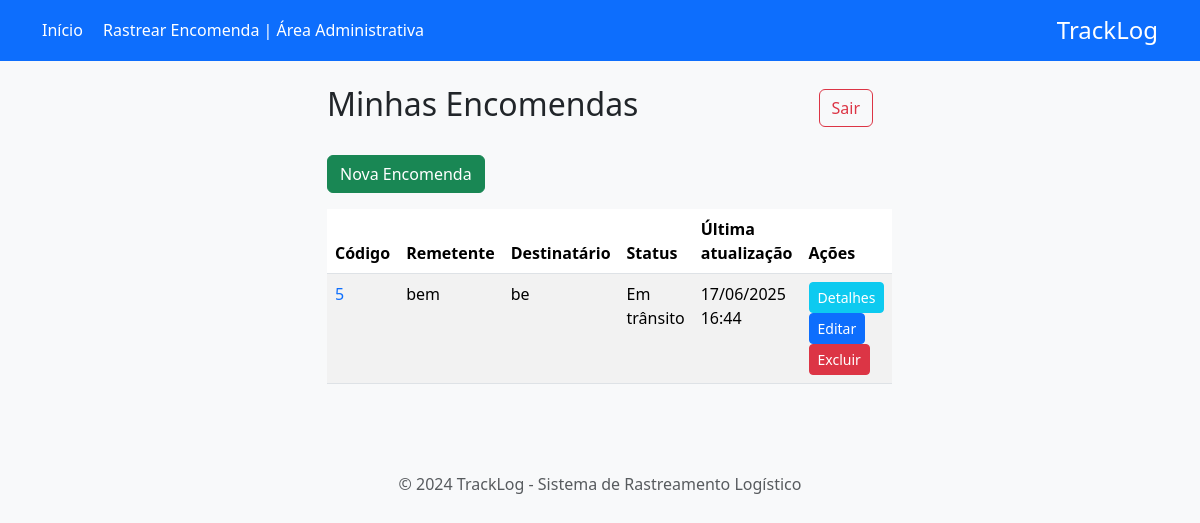
Before: /encomendas/ (signed in) with the older database file.
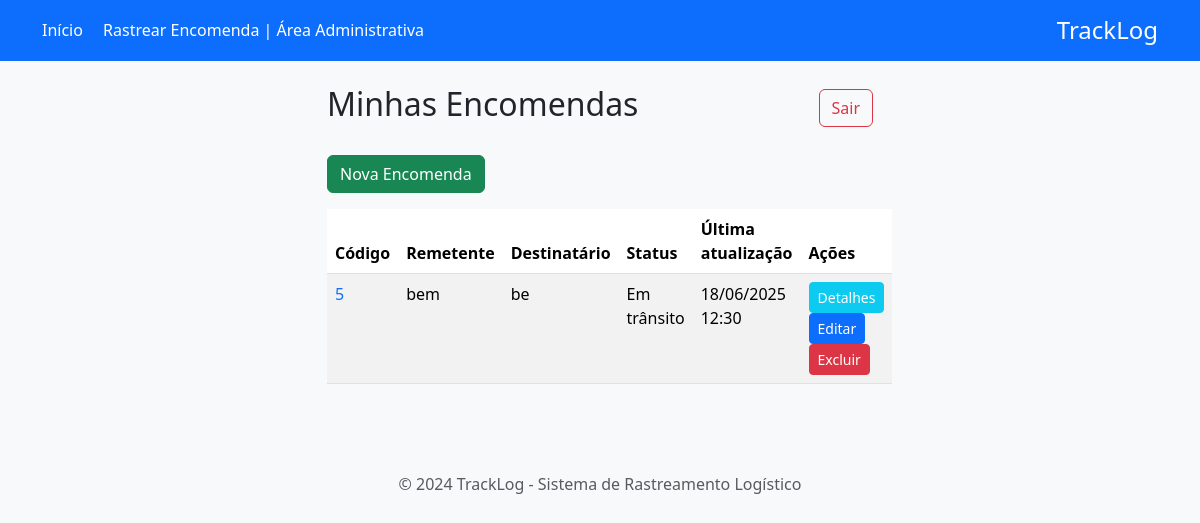
After: the same page with the newer database file.
### orders/models.py (models this page shows, shortened)
class Order(models.Model):
    STATUS_CHOICES = [
        ('AGUARDANDO', 'Aguardando coleta'),
        ('TRANSITO', 'Em trânsito'),
        ('ENTREGUE', 'Entregue'),
        ('CANCELADA', 'Cancelada'),
    ]
    tracking_code = models.CharField(max_length=20, unique=True)
    sender = models.CharField(max_length=100)
    recipient = models.CharField(max_length=100)
    delivery_address = models.CharField(max_length=255)
    weight_kg = models.DecimalField(max_digits=6, decimal_places=2)
    declared_value = models.DecimalField(max_digits=10, decimal_places=2)
    status = models.CharField(
        max_length=20, choices=STATUS_CHOICES, default='AGUARDANDO')
    created_at = models.DateTimeField(auto_now_add=True)
    updated_at = models.DateTimeField(auto_now=True)

### orders/views.py (the view)
# urls.py: path('encomendas/', OrderListView.as_view(), name='order_list'),
class OrderListView(LoginRequiredMixin, ListView):
    model = Order
    template_name = 'orders/order_list.html'
    context_object_name = 'orders'
    ordering = ['-created_at']

### orders/templates/orders/order_list.html (shortened to what this page needs)
{% extends 'orders/base.html' %}
{% block content %}
<div class="d-flex justify-content-between align-items-center mb-4">
    <h2>Minhas Encomendas</h2>
    {% if user.is_authenticated %}
    <a href="{% url 'logout' %}" class="btn btn-outline-danger">Sair</a>
    {% endif %}
</div>
<a href="{% url 'order_create' %}" class="btn btn-success mb-3">Nova Encomenda</a>
<table class="table table-striped">
    <thead>
        <tr>
            <th>Código</th>
            <th>Remetente</th>
            <th>Destinatário</th>
            <th>Status</th>
            <th>Última atualização</th>
            <th>Ações</th>
        </tr>
    </thead>
    <tbody>
        {% for order in orders %}
        <tr>
            <td>
                <a href="{% url 'order_detail' order.pk %}" class="text-decoration-none">
                    {{ order.tracking_code }}
                </a>
            </td>
            <td>{{ order.sender }}</td>
            <td>{{ order.recipient }}</td>
            <td>{{ order.get_status_display }}</td>
            <td>{{ order.updated_at|date:"d/m/Y H:i" }}</td>
            <td>
                <a href="{% url 'order_detail' order.pk %}" class="btn btn-sm btn-info text-white">Detalhes</a>
                <a href="{% url 'order_update' order.pk %}" class="btn btn-sm btn-primary">Editar</a>
                <a href="{% url 'order_delete' order.pk %}" class="btn btn-sm btn-danger">Excluir</a>
            </td>
        </tr>
        {% empty %}
        <tr>
            <td colspan="6" class="text-center">Nenhuma encomenda cadastrada.</td>
        </tr>
        {% endfor %}
    </tbody>
</table>
{% endblock %}

### orders/templates/orders/base.html (shortened to what this page needs)
<!DOCTYPE html>
<html lang="pt-br">
<head>
    <link href="https://cdn.jsdelivr.net/npm/bootstrap@5.3.3/dist/css/bootstrap.min.css" rel="stylesheet">
</head>
<body class="bg-light">
    <header class="bg-primary text-white py-3 mb-4">
        <div class="container">
            <nav class="d-flex justify-content-between align-items-center">
                <div>
                    <a href="{% url 'home' %}" class="text-white text-decoration-none me-3">Início</a>
                    <a href="{% url 'track_order' %}" class="text-white text-decoration-none">Rastrear Encomenda   |   </a>
                    {% if user.is_authenticated %}
                    <a class="text-white text-decoration-none " href="/encomendas/" >  Área Administrativa</a>
                    {% endif %}
                </div>
                <h1 class="h4 m-0">TrackLog</h1>
            </nav>
        </div>
    </header>
    <main class="container">
        <div class="row justify-content-center">
            <div class="col-md-8 col-lg-6">
                {% block content %}{% endblock %}
            </div>
        </div>
    </main>
    <footer class="text-center text-muted py-4 mt-5">
        &copy; {{ year|default:"2024" }} TrackLog - Sistema de Rastreamento Logístico
    </footer>
</body>
</html>

Changed rows visible on the page:
changed Order "bem": updated_at "17/06/2025 16:44" → "18/06/2025 12:30"
